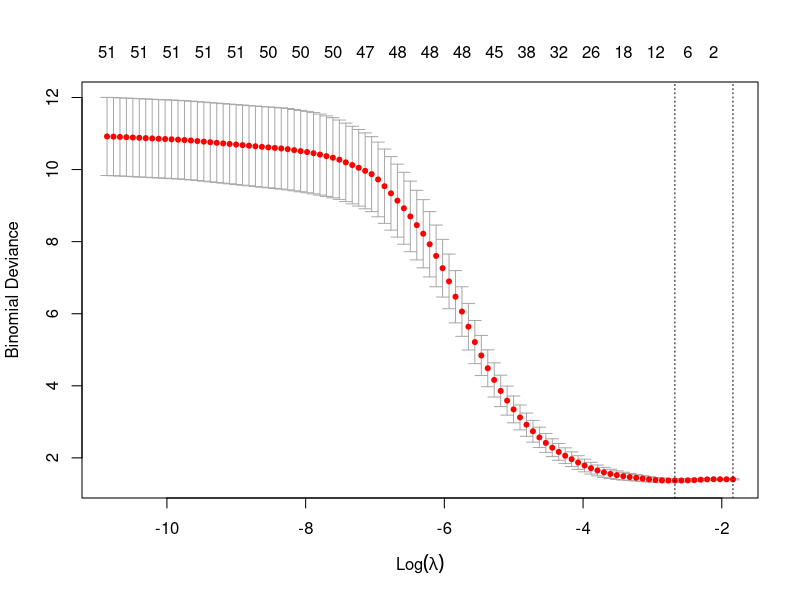

This chart was generated by the following R code: (Note: this script raises an error after producing the figure.)
library(tidyverse)
library(ggplot2)
library(MASS)
library(glmnet)

# シュミレーション開始
rm(list = ls(all.names = TRUE))　

# set.seed(12345)
# サンプルサイズ
n = 100

# シミュレーションの繰り返し数
kk_T <- 100
# kk_T <- 500

pb <- txtProgressBar(min = 1, max = kk_T, style = 3)

# 共変量行列の次元
## 100以上でglmはエラーになる
nval <- 50

# results.beta_hat <- data.frame(matrix(vector(), kk_T, nval))
results.corr <- data.frame(matrix(NaN,nrow = kk_T, ncol=2))
colnames(results.corr) <- c("Full Regression", "new")
# results.gamma <- NULL

for (i in 1:kk_T) {
  setTxtProgressBar(pb,i)
  
  # 共変量の分布の設定、乱数の発生
  mu<- rep(0,nval)
  
  ## 相関パラメータ
  rho <- 0
  
  Sigma <- diag(nval)
  
  XX <- mvrnorm(n, mu, Sigma)
  
  # 処置の分布の設定,生成
  # T_lm <- 0.2+XX[,1]+XX[,2]+XX[,3]+XX[,4]+XX[,5]+XX[,6]+XX[,7]+XX[,8]+XX[,9]+XX[,10]
  # p_T <- exp(T_lm)/(1+exp(T_lm))
  
  TT <- rep(0,n)
  for (j in 1:n) {
    # TT[j] <- rbinom(1,size=1,prob=p_T[j])
    TT[j] <- rbinom(1,size=1,prob=0.5)
    if(TT[j]==0){
      TT[j]=-1
    }
  }
  
  
  # Potential outcomesの分布の設定
  # アウトカムの回帰パラメータの設定
  
  beta_0 <- replace(rep(0,nval+1), c(1,2,3,4,5), c(0.4, 0.8, -0.8, 0.8, -0.8))
  
  alpha_0 <- replace(rep(0,nval+1), 
                     c(1,4,5,6,7,8,9,10,11),
                     c(sqrt(6)^-1, (2*sqrt(6))^-1, (2*sqrt(6))^-1, (2*sqrt(6))^-1, (2*sqrt(6))^-1, (2*sqrt(6))^-1, (2*sqrt(6))^-1, (2*sqrt(6))^-1, (2*sqrt(6))^-1)
  )
  
  # 連続の場合
  # Y_lm <- (rep(alpha_0[1], n) + (XX %*% alpha_0[-1]))^2 + (rep(beta_0[1], n) + (XX %*% beta_0[-1]) + (XX[,1]*XX[,2] *0.8))*TT + sqrt(2)*rnorm(n)
  # # p_Y <- exp(Y_lm)/(1+exp(Y_lm))
  # 
  # score_true <- 1.6 * (0.5 + XX[,1] - XX[,2] + XX[,3] - XX[,4] + XX[,1]*XX[,2])
  
  # ２値の場合
  Y_lm <- (rep(alpha_0[1], n) + (XX %*% alpha_0[-1]))^2 + (rep(beta_0[1], n) + (XX %*% beta_0[-1]) + (XX[,1]*XX[,2] *0.8))*TT + sqrt(2)*rnorm(n)
  # Y <- ifelse(Y_lm >=0, 1,0)
  
  lm <- 1.6 * (0.5 + XX[,1] - XX[,2] + XX[,3] - XX[,4] + XX[,1]*XX[,2])
  score_true <- (exp(lm/2)-1) / (exp(lm/2)+1)
  
  
  
  #　誤判別を含むアウトカムデータの生成
  ## Misclassified outcomesの割合の設定
  p_Y <- exp(Y_lm)/(1+exp(Y_lm))
  pp10 <- 0; pp01 <- 0

  Y <- rep(0,n)
  for(j in 1:n){
    p_Yc <- pp10*(1-p_Y[j])+(1-pp01)*p_Y[j]
    Y[j] <-rbinom(1, size=1, prob=p_Yc)
  }
  
  
  # 傾向スコアの算出
  # ps_fit <- glm(TT~XX, family=binomial)$fit
  # MSMのためのウェイト
  # ps_w <- ifelse(TT==1, 1/ps_fit, 1/(1-ps_fit))
  
  
  ## 連続の場合
  # modified covariance method
  # W <- cbind(rep(1, n), XX)
  # W_star <- W * TT/2
  # 
  # W_star.scaled <- scale(W_star)
  # # beta_hat <- glm(Y_lm ~ W_star +0 , family = gaussian)$coef
  # lasso.model.cv <- cv.glmnet(x = W_star, y = Y_lm, family = "gaussian", alpha = 1, nfolds = 10)
  # 
  # lasso.model <- glmnet(x = W_star, y = Y_lm, family = "gaussian", alpha = 1)
  # 
  # mc_pred <- predict(lasso.model.cv,
  #                      newx = W,
  #                      alpha=1,
  #                      s = lasso.model.cv$lambda.min)
  # 
  # corr.mc <- cor(score_true, mc_pred)
  # 
  # results.corr[i,2] <- corr.mc
  # # 
  # 
  # # Full regression
  # XX_1 <- cbind(rep(1, n), XX)
  # 
  # XX_full <- XX_1
  # for (j in seq(ncol(XX_1))) {
  #   XX_full <- cbind(XX_full, XX_1[,j]*TT)
  # }
  # 
  # XX_full.scaled <- scale(XX_full)
  # 
  # lasso.model.cv <- cv.glmnet(x = XX_full, y = Y_lm, family = "gaussian", alpha = 1, nfolds = 10) 
  # 
  # lasso.model <- glmnet(x = XX_full, y = Y_lm, family = "gaussian", alpha = 1)
  # 
  # XX_full[,1:51] <- 0
  # XX_full <- XX_full * TT
  # 
  # full_pred <- predict(lasso.model.cv,
  #                 newx = XX_full,
  #                 alpha=1,
  #                 s = lasso.model.cv$lambda.min)
  # 
  # # beta <-coef(lasso.model, s = lasso.model.cv$lambda.min)
  # 
  # corr.full <- cor(score_true, full_pred)
  # 
  # results.corr[i,1] <- corr.full
  
  
  
  ## ２値の場合
  # modified covariance method
  W <- cbind(rep(1, n), XX)
  W_star <- W * TT/2
  
  W_star.scaled <- scale(W_star)
  # beta_hat <- glm(Y_lm ~ W_star +0 , family = gaussian)$coef
  lasso.model.cv <- cv.glmnet(x = W_star, y = Y, family = "binomial", alpha = 1, nfolds = 10) %>% plot
  
  lasso.model <- glmnet(x = W_star, y = Y, family = "binomial", alpha = 1)
  
  mc_pred <- predict(lasso.model.cv,
                     newx = W,
                     alpha=1,
                     s = lasso.model.cv$lambda.min)
  
  score_mc <- (exp(mc_pred/2)-1) / (exp(mc_pred/2)+1)
  
  corr.mc <- cor(score_true, score_mc)
  
  results.corr[i,2] <- corr.mc
  # 
  
  # Full regression
  XX_1 <- cbind(rep(1, n), XX)
  
  XX_full <- XX_1
  for (j in seq(ncol(XX_1))) {
    XX_full <- cbind(XX_full, XX_1[,j]*TT)
  }
  
  XX_full.scaled <- scale(XX_full)
  
  lasso.model.cv <- cv.glmnet(x = XX_full, y = Y, family = "binomial", alpha = 1, nfolds = 10) 
  
  lasso.model <- glmnet(x = XX_full, y = Y, family = "binomial", alpha = 1)
  
  XX_full[,1:51] <- 0
  XX_full <- XX_full * TT
  
  full_pred <- predict(lasso.model.cv,
                       newx = XX_full,
                       alpha=1,
                       s = lasso.model.cv$lambda.min)
  
  score_full <- (exp(full_pred/2)-1) / (exp(full_pred/2)+1)
  # beta <-coef(lasso.model, s = lasso.model.cv$lambda.min)
  
  corr.full <- cor(score_true, score_full)
  
  results.corr[i,1] <- corr.full

  
}


results.corr %>% boxplot()


## アウトプット
export_data <- results.corr

# write_csv2(export_data, file = "~/gamma_DR_ver0.1/results/tian/misbin_nval50.csv")

# 
# df <- read_csv2("~/Projects/gamma_DR_ver0.1/results/0423/g0_m01.csv")
# df <- read_csv2("~/gamma_DR_ver0.1/results/tian/misbin_nval50.csv")
# df %>% summary()
# df %>% boxplot()
